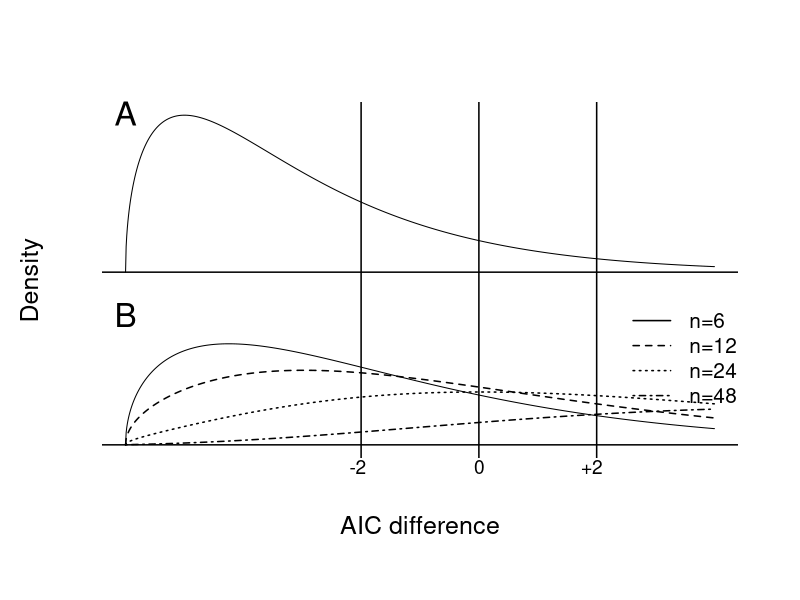

This figure's R source:

# Figure 8


figpath1 <- getwd()
figname  <- "Figure7.eps" #OLD NAME: "Figure5.tiff"
figpath <- paste0(figpath1,"/",figname)

#tiff(figpath, width=6,height=7, units="in", res=600, compression="lzw", type="cairo")

postscript(figpath, horizontal=TRUE, paper="letter", width=11,height=11)


xb=seq(.01,10,.01)   # axis
adj1=.4                    # adjustment for -2 label
adj2=.595                    # adjustment for 0 label
adj3=.78                   # adjustment for +2 label

par(lwd=1.5, oma=c(2,1,1,1))
n=6
lambda=n*.25
df=3
y1=dchisq(xb,df)
y2=dchisq(xb,df,lambda)
ht=max(y1)
y1=y1+ht*1.1
xb1=xb-2*df
xb2=xb-2*df

y1=c(ht*1.1,y1)     # Tie down the pdfs to the axes.
y2=c(0,y2)
xb1=c(-2*df,xb1)
xb2=c(-2*df,xb2)

max(y2)

y=cbind(y1,y2)
x=cbind(xb1,xb2)
matplot(x,y,type="l",ylab="Density",xlab="AIC difference",lty="solid",
        col="black",bty="n",xaxt="n",yaxt="n", cex.lab=1.5,cex.axis=1.25)
abline(v=c(-2,0,2))
abline(h=ht*1.1)
abline(h=0)

mtext(text="-2",side=1,adj=adj1,cex=1.15)
mtext(text="0",side=1,adj=adj2,cex=1.15)
mtext(text="+2",side=1,adj=adj3,cex=1.15)

n=12
lambda=n*.25
df=3
y2=dchisq(xb,df,lambda)
y2=c(0,y2)

max(y2)

points(xb2,y2,type="l",lty=2)

n=24
lambda=n*.25
df=3
y2=dchisq(xb,df,lambda)
y2=c(0,y2)

max(y2)

points(xb2,y2,type="l",lty=3)

n=48
lambda=n*.25
df=3
y2=dchisq(xb,df,lambda)
y2=c(0,y2)

max(y2)

points(xb2,y2,type="l",lty=4)

legend(x=2.3,y=.23,c("n=6","n=12","n=24","n=48"),lty=c(1,2,3,4), bty="n",cex=1.25)
text(c(-6,-6),c(.23+ht*1.16,.2),c("A","B"), cex=2)

dev.off()